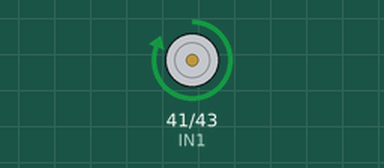
Recording of a sketch running on a simulated Arduino Mega 2560, built with avr-gcc and run on an emulated ATmega2560. Shown: motor-driver pin pairs drawn as motors (green arrow = first pin HIGH = forward, orange = second pin HIGH = backward, longer = more drive, scaled by the enable pin). What the sketch prints to the serial monitor is not drawn.

Above: at 0.2 s.
Timing chart, 0 to 3.0 s (numbered marks = the images above):
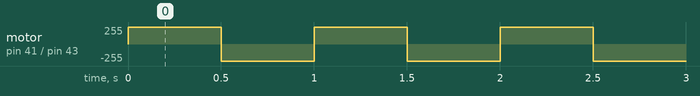

The sketch:

gripper_test.ino
```cpp
// Gripper control test
const int ENA = 39;
const int IN1 = 41;
const int IN2 = 43;

void setup() {
  pinMode(ENA, OUTPUT);
  pinMode(IN1, OUTPUT);
  pinMode(IN2, OUTPUT);

  digitalWrite(IN1, LOW);
  digitalWrite(IN2, LOW);
  digitalWrite(ENA, HIGH);

  Serial.begin(9600);
}

void loop() {
  //set initial rotation direction
  Serial.println("Init gripper");
  digitalWrite(IN1, HIGH);
  digitalWrite(IN2, LOW);
  delay(500);

  Serial.println("Gripper reverse");
  digitalWrite(IN1, LOW);
  digitalWrite(IN2, HIGH);
  delay(500);
}
```

Measured:
- by itself, motor on pin 41 (IN1) / pin 43 (IN2): alternates forward 255/255 for 0.50 s and backward 255/255 for 0.50 s
